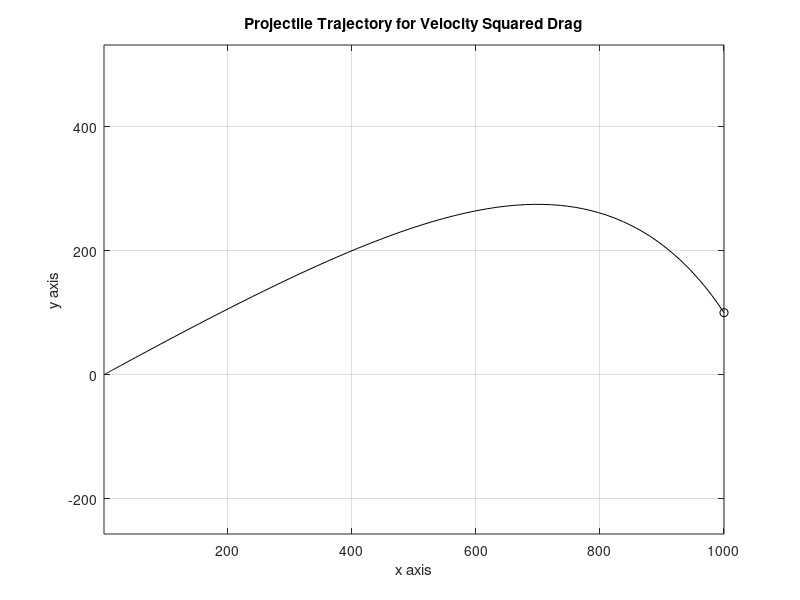

Source code (MATLAB):
function runtraj  
% Example: runtraj
% ~~~~~~~~~~~~~~~~
%
% This program integrates the differential 
% equations governing two-dimensional motion 
% of a projectile subjected to gravity loading 
% and atmospheric drag proportional to the 
% velocity squared. The initial inclination
% angle needed to hit a distant target is 
% computed repeatedly and function fmin is 
% employed to minimize the square of the 
% distance by which the target is missed. The 
% optimal value of the miss distance is zero 
% and the optimum angle will typically be found 
% unless the initial velocity is too small 
% and the horizontal velocity becomes zero 
% before the target is passed. The initial 
% velocity of the projectile must be large 
% enough to make the problem well posed. 
% Otherwise, the program will terminate with 
% an error message. 
%
% User m functions called: missdis, traject,
%                          projcteq

clear all; close
global Vinit Gravty Cdrag Xfinl Yfinl

vinit=600; gravty=32.2; cdrag=0.002; 
xfinl=1000; yfinl=100;

disp(' ');
disp('SEARCH FOR INITIAL INCLINATION ANGLE ');
disp('TO MAKE A PROJECTILE STRIKE A DISTANT');
disp('OBJECT'); disp(' ');
disp(['Initial velocity = ',num2str(vinit)]);
disp(['Gravity constant = ',num2str(gravty)]);
disp(['Drag coefficient = ',num2str(cdrag)]);
disp(['Coordinates of target = (', ...
      num2str(xfinl),',',...
      num2str(yfinl),')']); disp(' ');

% Replicate input data as global variables
Vinit=vinit; Gravty=gravty; Cdrag=cdrag;
Xfinl=xfinl; Yfinl=yfinl;

% Perform the minimization search
fstart=180/pi*atan(yfinl/xfinl); fend=45;
disp('Please wait for completion of the')
disp('minimization search');  
opts=optimset('TolX',1e-12,'Display','off');
bestang=fminbnd(@missdis,fstart,fend,opts);
  
% Display final results
[y,x,t]=traject ...
        (bestang,vinit,gravty,cdrag,xfinl); 
dmiss=abs(yfinl-y(length(y))); disp(' ')
disp(['Final miss distance is ', ...
     num2str(dmiss),' when the']);
disp(['initial inclination angle is ', ...
     num2str(bestang),...
     ' degrees']);
 
%=============================================

function [dsq,x,y]=missdis(angle)
%
% [dsq,x,y]=missdis(angle)
% ~~~~~~~~~~~~~~~~~~~~~~~~
%
% This function is used by fminbnd. It returns
% an error measure indicating how much the 
% target is missed for a particular initial 
% inclination angle of the projectile.
%
% angle - the initial inclination angle of
%         the projectile in degrees
%
% dsq   - the square of the difference between
%         Yfinal and the final value of y found
%         using function traject.
% x,y   - points on the trajectory. 
%
% Several global parameters (Vinit, Gravty, 
% Cdrag, Xfinl) are passed to missdis by the 
% driver program runtraj.
% 
% User m functions called: traject
%----------------------------------------------

global Vinit Gravty Cdrag Xfinl Yfinl 
[y,x,t]=traject ...
        (angle,Vinit,Gravty,Cdrag,Xfinl,1);
dsq=(y(length(y))-Yfinl)^2;

%=============================================

function [y,x,t]=traject ...
        (angle,vinit,gravty,cdrag,xfinl,noplot)
%
% [y,x,t]=traject ...
%       (angle,vinit,gravty,cdrag,xfinl,noplot)
% ~~~~~~~~~~~~~~~~~~~~~~~~~~~~~~~~~~~~~~~~~~~~~
%
% This function integrates the dynamical 
% equations for a projectile subjected to
% gravity loading and atmospheric drag
% proportional to the square of the velocity.
%
% angle  - initial inclination of the 
%          projectile in degrees
% vinit  - initial velocity of the projectile 
%          (muzzle velocity)
% gravty - the gravitational constant
% cdrag  - drag coefficient specifying the 
%          drag force per unit mass which  
%          equals cdrag*velocity^2.
% xfinl  - the projectile is fired toward the 
%          right from x=0.  xfinl is the 
%          largest x value for which the 
%          solution is computed. The initial 
%          velocity must be large enough that 
%          atmospheric damping does not reduce 
%          the horizontal velocity to zero 
%          before xfinl is reached.  Otherwise 
%          an error termination will occur.
% noplot - plotting of the trajectory is 
%          omitted when this parameter is 
%          given an input value
%
% y,x,t  - the y, x and time vectors produced 
%          by integrating the equations of 
%          motion
%
% Global variables:
%
% grav,  - two constants replicating gravty and 
% dragc    cdrag, for use in function projcteq
% vtol   - equal to vinit/1e6, used in projcteq
%          to check whether the horizontal 
%          velocity has been reduced to zero   
%
% User m functions called: projcteq
%----------------------------------------------

global grav dragc vtol 

% Default data case generated when input is null
if nargin ==0 
  angle=45; vinit=600; gravty=32.2; 
  cdrag=0.002; xfinl=1000;
end; 

% Assign global variables and evaluate 
% initial velocity
grav=gravty; dragc=cdrag; ang=pi/180*angle; 
vtol=vinit/1e6; 
z0=[vinit*cos(ang); vinit*sin(ang); 0; 0];

% Integrate the equations of motion defined 
% in function projcteq
deoptn=odeset('RelTol',1e-6);
[x,z]=ode45(@projcteq,[0,xfinl],z0,deoptn);

y=z(:,3); t=z(:,4); n=length(x); 
xf=x(n); yf=y(n);

% Plot the trajectory curve
if nargin < 6
  plot(x,y,'k-',xf,yf,'ko');
  xlabel('x axis'); ylabel('y axis');
  title(['Projectile Trajectory for ', ...
         'Velocity Squared Drag']);
  axis('equal'); grid on; figure(gcf);
  %print -deps trajplot
end

%=============================================

function zp=projcteq(x,z)
%
% zp=projcteq(x,z)
% ~~~~~~~~~~~~~~~~
%
% This function defines the equation of motion 
% for a projectile loaded by gravity and 
% atmospheric drag proportional to the square 
% of the velocity.
%
% x     -  the horizontal spatial variable
% z     -  a vector containing [vx; vy; y; t];
%
% zp    -  the derivative dz/dx which equals
%          [vx'(x); vy'(x); y'(x); t'(x)];
%
% Global variables:
%
% grav  -  the gravity constant 
% dragc -  the drag coefficient divided by 
%          gravity 
% vtol  -  a global variable used to check 
%          whether vx is zero  
%
% User m functions called:  none
%----------------------------------------------

global grav dragc vtol
vx=z(1); vy=z(2); v=sqrt(vx^2+vy^2);

% Check to see whether drag reduced the
% horizontal velocity to zero before the
% xfinl was reached.
if abs(vx) < vtol
  disp(' ');
  disp('*************************************');
  disp('ERROR in function projcteq. The ');
  disp('  initial velocity of the projectile');
  disp('  was not large enough for xfinal to');
  disp('  be reached.');
  disp('EXECUTION IS TERMINATED.');
  disp('*************************************');
  disp(' '),error(' ');
end
zp=[-dragc*v; -(grav+dragc*v*vy)/vx; ...
    vy/vx; 1/vx];
